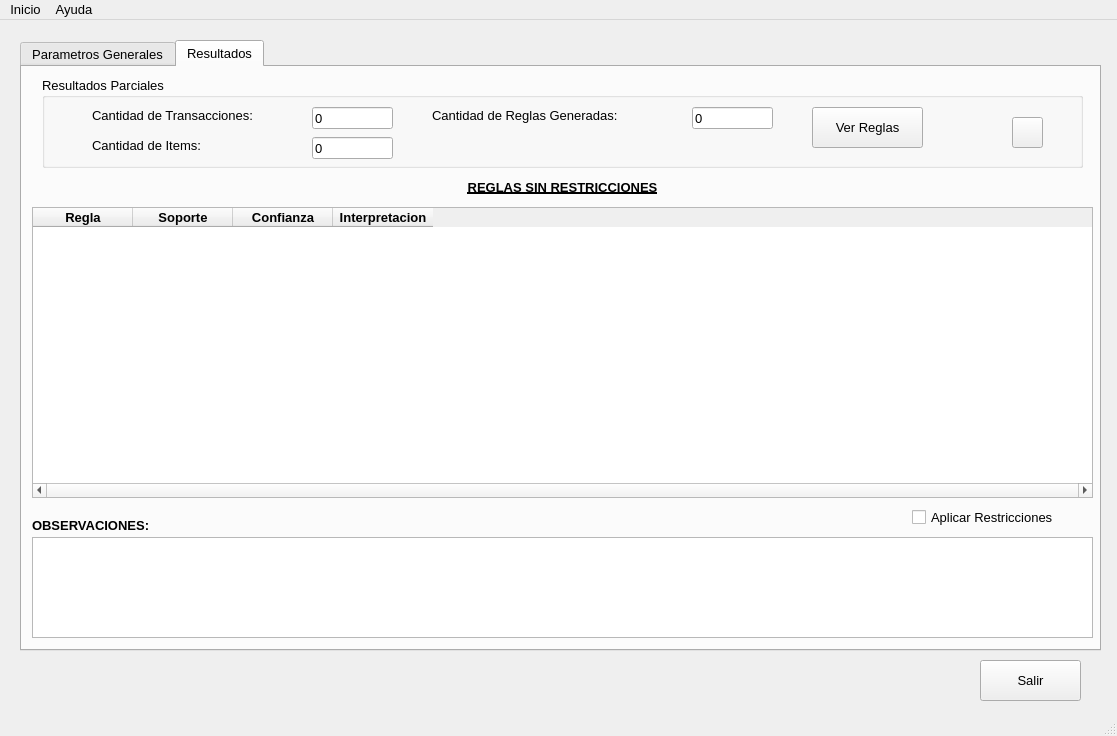
<?xml version="1.0" encoding="UTF-8"?>
<ui version="4.0">
 <class>MainWindow</class>
 <widget class="QMainWindow" name="MainWindow">
  <property name="geometry">
   <rect>
    <x>0</x>
    <y>0</y>
    <width>1117</width>
    <height>736</height>
   </rect>
  </property>
  <property name="sizePolicy">
   <sizepolicy hsizetype="Preferred" vsizetype="Preferred">
    <horstretch>0</horstretch>
    <verstretch>0</verstretch>
   </sizepolicy>
  </property>
  <property name="maximumSize">
   <size>
    <width>1117</width>
    <height>736</height>
   </size>
  </property>
  <property name="windowTitle">
   <string>AppRules</string>
  </property>
  <property name="windowIcon">
   <iconset resource="recursos/imagenes.qrc">
    <normaloff>:/images/regla.png</normaloff>:/images/regla.png</iconset>
  </property>
  <widget class="QWidget" name="centralwidget">
   <widget class="QPushButton" name="btn_salir">
    <property name="geometry">
     <rect>
      <x>980</x>
      <y>640</y>
      <width>101</width>
      <height>41</height>
     </rect>
    </property>
    <property name="font">
     <font>
      <pointsize>10</pointsize>
     </font>
    </property>
    <property name="toolTip">
     <string>&lt;html&gt;&lt;head/&gt;&lt;body&gt;&lt;p&gt;Salir de la Aplicacion&lt;/p&gt;&lt;/body&gt;&lt;/html&gt;</string>
    </property>
    <property name="text">
     <string>Salir</string>
    </property>
   </widget>
   <widget class="QTabWidget" name="tabWidget">
    <property name="geometry">
     <rect>
      <x>20</x>
      <y>20</y>
      <width>1081</width>
      <height>611</height>
     </rect>
    </property>
    <property name="font">
     <font>
      <pointsize>10</pointsize>
     </font>
    </property>
    <property name="currentIndex">
     <number>1</number>
    </property>
    <widget class="QWidget" name="tab">
     <attribute name="title">
      <string>Parametros Generales</string>
     </attribute>
     <widget class="QGroupBox" name="groupBox_3">
      <property name="geometry">
       <rect>
        <x>10</x>
        <y>380</y>
        <width>1031</width>
        <height>91</height>
       </rect>
      </property>
      <property name="title">
       <string>Parametros de Poda</string>
      </property>
      <widget class="QCheckBox" name="cb_soporte">
       <property name="enabled">
        <bool>false</bool>
       </property>
       <property name="geometry">
        <rect>
         <x>40</x>
         <y>40</y>
         <width>101</width>
         <height>20</height>
        </rect>
       </property>
       <property name="text">
        <string>Soporte</string>
       </property>
       <property name="checkable">
        <bool>true</bool>
       </property>
       <property name="checked">
        <bool>true</bool>
       </property>
      </widget>
      <widget class="QCheckBox" name="cb_confianza">
       <property name="enabled">
        <bool>false</bool>
       </property>
       <property name="geometry">
        <rect>
         <x>210</x>
         <y>40</y>
         <width>111</width>
         <height>20</height>
        </rect>
       </property>
       <property name="text">
        <string>Confianza</string>
       </property>
       <property name="checked">
        <bool>true</bool>
       </property>
      </widget>
      <widget class="QCheckBox" name="cb_sustentacion">
       <property name="geometry">
        <rect>
         <x>390</x>
         <y>40</y>
         <width>161</width>
         <height>20</height>
        </rect>
       </property>
       <property name="text">
        <string>Conviccion </string>
       </property>
      </widget>
      <widget class="QCheckBox" name="cb_lift">
       <property name="geometry">
        <rect>
         <x>560</x>
         <y>40</y>
         <width>191</width>
         <height>20</height>
        </rect>
       </property>
       <property name="text">
        <string>Sustentacion (Lift)</string>
       </property>
      </widget>
     </widget>
     <widget class="QGroupBox" name="groupBox_4">
      <property name="geometry">
       <rect>
        <x>10</x>
        <y>230</y>
        <width>1041</width>
        <height>121</height>
       </rect>
      </property>
      <property name="title">
       <string>Restriciones</string>
      </property>
      <widget class="QCheckBox" name="cb_min_consecuentes">
       <property name="geometry">
        <rect>
         <x>80</x>
         <y>70</y>
         <width>221</width>
         <height>20</height>
        </rect>
       </property>
       <property name="text">
        <string>Minimo de Consecuentes:</string>
       </property>
      </widget>
      <widget class="QSpinBox" name="sb_min_consecuentes">
       <property name="enabled">
        <bool>false</bool>
       </property>
       <property name="geometry">
        <rect>
         <x>300</x>
         <y>70</y>
         <width>61</width>
         <height>22</height>
        </rect>
       </property>
       <property name="minimum">
        <number>1</number>
       </property>
       <property name="value">
        <number>1</number>
       </property>
      </widget>
      <widget class="QCheckBox" name="cb_min_antecedentes">
       <property name="geometry">
        <rect>
         <x>80</x>
         <y>30</y>
         <width>231</width>
         <height>20</height>
        </rect>
       </property>
       <property name="text">
        <string>Minimo de Antecedentes:</string>
       </property>
      </widget>
      <widget class="QSpinBox" name="sb_min_antecedentes">
       <property name="enabled">
        <bool>false</bool>
       </property>
       <property name="geometry">
        <rect>
         <x>300</x>
         <y>30</y>
         <width>61</width>
         <height>22</height>
        </rect>
       </property>
       <property name="minimum">
        <number>1</number>
       </property>
       <property name="value">
        <number>1</number>
       </property>
      </widget>
     </widget>
     <widget class="QSpinBox" name="sb_max_consecuentes">
      <property name="enabled">
       <bool>false</bool>
      </property>
      <property name="geometry">
       <rect>
        <x>700</x>
        <y>300</y>
        <width>61</width>
        <height>22</height>
       </rect>
      </property>
      <property name="minimum">
       <number>1</number>
      </property>
      <property name="value">
       <number>5</number>
      </property>
     </widget>
     <widget class="QCheckBox" name="cb_max_antecedentes">
      <property name="geometry">
       <rect>
        <x>480</x>
        <y>260</y>
        <width>231</width>
        <height>20</height>
       </rect>
      </property>
      <property name="text">
       <string>Maximo de Antecedentes:</string>
      </property>
     </widget>
     <widget class="QCheckBox" name="cb_max_consecuentes">
      <property name="geometry">
       <rect>
        <x>480</x>
        <y>300</y>
        <width>221</width>
        <height>20</height>
       </rect>
      </property>
      <property name="text">
       <string>Maximo de Consecuentes:</string>
      </property>
     </widget>
     <widget class="QSpinBox" name="sb_max_antecedentes">
      <property name="enabled">
       <bool>false</bool>
      </property>
      <property name="geometry">
       <rect>
        <x>700</x>
        <y>260</y>
        <width>61</width>
        <height>22</height>
       </rect>
      </property>
      <property name="minimum">
       <number>1</number>
      </property>
      <property name="value">
       <number>5</number>
      </property>
     </widget>
     <widget class="QGroupBox" name="groupBox">
      <property name="geometry">
       <rect>
        <x>10</x>
        <y>20</y>
        <width>1041</width>
        <height>191</height>
       </rect>
      </property>
      <property name="title">
       <string>Parametros</string>
      </property>
      <widget class="QLabel" name="l_archivo">
       <property name="geometry">
        <rect>
         <x>70</x>
         <y>40</y>
         <width>71</width>
         <height>16</height>
        </rect>
       </property>
       <property name="text">
        <string>Archivo:</string>
       </property>
      </widget>
      <widget class="QLabel" name="label_2">
       <property name="geometry">
        <rect>
         <x>280</x>
         <y>80</y>
         <width>121</width>
         <height>16</height>
        </rect>
       </property>
       <property name="text">
        <string>Confianza (%):</string>
       </property>
      </widget>
      <widget class="QLabel" name="l_soporte">
       <property name="geometry">
        <rect>
         <x>70</x>
         <y>80</y>
         <width>101</width>
         <height>20</height>
        </rect>
       </property>
       <property name="text">
        <string>Soporte (%):</string>
       </property>
      </widget>
      <widget class="QDoubleSpinBox" name="dsb_soporte">
       <property name="geometry">
        <rect>
         <x>190</x>
         <y>70</y>
         <width>81</width>
         <height>31</height>
        </rect>
       </property>
       <property name="maximum">
        <double>100.000000000000000</double>
       </property>
       <property name="value">
        <double>30.000000000000000</double>
       </property>
      </widget>
      <widget class="QDoubleSpinBox" name="dsb_confianza">
       <property name="geometry">
        <rect>
         <x>410</x>
         <y>70</y>
         <width>81</width>
         <height>31</height>
        </rect>
       </property>
       <property name="maximum">
        <double>100.000000000000000</double>
       </property>
       <property name="value">
        <double>80.000000000000000</double>
       </property>
      </widget>
      <widget class="QPushButton" name="btn_examinar">
       <property name="geometry">
        <rect>
         <x>720</x>
         <y>30</y>
         <width>101</width>
         <height>31</height>
        </rect>
       </property>
       <property name="text">
        <string>Examinar</string>
       </property>
      </widget>
      <widget class="QLineEdit" name="le_examinar">
       <property name="geometry">
        <rect>
         <x>150</x>
         <y>31</y>
         <width>561</width>
         <height>31</height>
        </rect>
       </property>
       <property name="text">
        <string/>
       </property>
       <property name="placeholderText">
        <string/>
       </property>
      </widget>
      <widget class="Line" name="line">
       <property name="geometry">
        <rect>
         <x>20</x>
         <y>110</y>
         <width>1001</width>
         <height>20</height>
        </rect>
       </property>
       <property name="orientation">
        <enum>Qt::Horizontal</enum>
       </property>
      </widget>
      <widget class="QProgressBar" name="barra_progreso">
       <property name="enabled">
        <bool>true</bool>
       </property>
       <property name="geometry">
        <rect>
         <x>20</x>
         <y>140</y>
         <width>801</width>
         <height>23</height>
        </rect>
       </property>
       <property name="minimum">
        <number>0</number>
       </property>
       <property name="value">
        <number>0</number>
       </property>
       <property name="textVisible">
        <bool>true</bool>
       </property>
      </widget>
     </widget>
     <widget class="QPushButton" name="btn_procesar">
      <property name="geometry">
       <rect>
        <x>940</x>
        <y>520</y>
        <width>101</width>
        <height>41</height>
       </rect>
      </property>
      <property name="text">
       <string>Procesar</string>
      </property>
     </widget>
     <widget class="QPushButton" name="btn_detener">
      <property name="geometry">
       <rect>
        <x>810</x>
        <y>520</y>
        <width>101</width>
        <height>41</height>
       </rect>
      </property>
      <property name="text">
       <string>Detener</string>
      </property>
     </widget>
    </widget>
    <widget class="QWidget" name="tab_3">
     <attribute name="title">
      <string>Resultados</string>
     </attribute>
     <widget class="QGroupBox" name="groupBox_2">
      <property name="geometry">
       <rect>
        <x>20</x>
        <y>10</y>
        <width>1041</width>
        <height>91</height>
       </rect>
      </property>
      <property name="font">
       <font>
        <pointsize>10</pointsize>
       </font>
      </property>
      <property name="title">
       <string>Resultados Parciales</string>
      </property>
      <widget class="QLabel" name="label">
       <property name="geometry">
        <rect>
         <x>50</x>
         <y>30</y>
         <width>201</width>
         <height>16</height>
        </rect>
       </property>
       <property name="font">
        <font>
         <pointsize>10</pointsize>
        </font>
       </property>
       <property name="text">
        <string>Cantidad de Transacciones:</string>
       </property>
      </widget>
      <widget class="QLabel" name="label_3">
       <property name="geometry">
        <rect>
         <x>50</x>
         <y>60</y>
         <width>201</width>
         <height>16</height>
        </rect>
       </property>
       <property name="font">
        <font>
         <pointsize>10</pointsize>
        </font>
       </property>
       <property name="text">
        <string>Cantidad de Items:</string>
       </property>
      </widget>
      <widget class="QLineEdit" name="le_cant_transacciones">
       <property name="enabled">
        <bool>true</bool>
       </property>
       <property name="geometry">
        <rect>
         <x>270</x>
         <y>30</y>
         <width>81</width>
         <height>22</height>
        </rect>
       </property>
       <property name="font">
        <font>
         <pointsize>10</pointsize>
        </font>
       </property>
       <property name="layoutDirection">
        <enum>Qt::LeftToRight</enum>
       </property>
       <property name="text">
        <string>0</string>
       </property>
       <property name="readOnly">
        <bool>true</bool>
       </property>
      </widget>
      <widget class="QLineEdit" name="le_cant_productos">
       <property name="enabled">
        <bool>true</bool>
       </property>
       <property name="geometry">
        <rect>
         <x>270</x>
         <y>60</y>
         <width>81</width>
         <height>22</height>
        </rect>
       </property>
       <property name="font">
        <font>
         <pointsize>10</pointsize>
        </font>
       </property>
       <property name="layoutDirection">
        <enum>Qt::LeftToRight</enum>
       </property>
       <property name="text">
        <string>0</string>
       </property>
       <property name="echoMode">
        <enum>QLineEdit::Normal</enum>
       </property>
       <property name="readOnly">
        <bool>true</bool>
       </property>
       <property name="placeholderText">
        <string/>
       </property>
      </widget>
      <widget class="QPushButton" name="btn_ver_reglas">
       <property name="enabled">
        <bool>true</bool>
       </property>
       <property name="geometry">
        <rect>
         <x>770</x>
         <y>30</y>
         <width>111</width>
         <height>41</height>
        </rect>
       </property>
       <property name="font">
        <font>
         <pointsize>10</pointsize>
        </font>
       </property>
       <property name="mouseTracking">
        <bool>false</bool>
       </property>
       <property name="toolTip">
        <string>&lt;html&gt;&lt;head/&gt;&lt;body&gt;&lt;p&gt;Ver Reglas Generadas&lt;/p&gt;&lt;/body&gt;&lt;/html&gt;</string>
       </property>
       <property name="styleSheet">
        <string notr="true"/>
       </property>
       <property name="inputMethodHints">
        <set>Qt::ImhNone</set>
       </property>
       <property name="text">
        <string>Ver Reglas</string>
       </property>
       <property name="autoDefault">
        <bool>false</bool>
       </property>
       <property name="default">
        <bool>false</bool>
       </property>
       <property name="flat">
        <bool>false</bool>
       </property>
      </widget>
      <widget class="QLabel" name="label_5">
       <property name="geometry">
        <rect>
         <x>390</x>
         <y>30</y>
         <width>241</width>
         <height>16</height>
        </rect>
       </property>
       <property name="font">
        <font>
         <pointsize>10</pointsize>
        </font>
       </property>
       <property name="text">
        <string>Cantidad de Reglas Generadas:</string>
       </property>
      </widget>
      <widget class="QLineEdit" name="le_cant_reglas">
       <property name="enabled">
        <bool>true</bool>
       </property>
       <property name="geometry">
        <rect>
         <x>650</x>
         <y>30</y>
         <width>81</width>
         <height>22</height>
        </rect>
       </property>
       <property name="font">
        <font>
         <pointsize>10</pointsize>
        </font>
       </property>
       <property name="layoutDirection">
        <enum>Qt::LeftToRight</enum>
       </property>
       <property name="text">
        <string>0</string>
       </property>
       <property name="readOnly">
        <bool>true</bool>
       </property>
      </widget>
      <widget class="QPushButton" name="btn_pdf">
       <property name="geometry">
        <rect>
         <x>970</x>
         <y>40</y>
         <width>31</width>
         <height>31</height>
        </rect>
       </property>
       <property name="text">
        <string/>
       </property>
       <property name="icon">
        <iconset resource="recursos/imagenes.qrc">
         <normaloff>:/images/pdf.png</normaloff>:/images/pdf.png</iconset>
       </property>
       <property name="iconSize">
        <size>
         <width>40</width>
         <height>40</height>
        </size>
       </property>
      </widget>
     </widget>
     <widget class="QTableWidget" name="tw_rules">
      <property name="geometry">
       <rect>
        <x>10</x>
        <y>140</y>
        <width>1061</width>
        <height>291</height>
       </rect>
      </property>
      <property name="horizontalScrollBarPolicy">
       <enum>Qt::ScrollBarAlwaysOn</enum>
      </property>
      <property name="columnCount">
       <number>4</number>
      </property>
      <column>
       <property name="text">
        <string>Regla</string>
       </property>
       <property name="font">
        <font>
         <pointsize>10</pointsize>
         <weight>75</weight>
         <bold>true</bold>
        </font>
       </property>
       <property name="foreground">
        <brush brushstyle="SolidPattern">
         <color alpha="255">
          <red>0</red>
          <green>0</green>
          <blue>0</blue>
         </color>
        </brush>
       </property>
      </column>
      <column>
       <property name="text">
        <string>Soporte</string>
       </property>
       <property name="font">
        <font>
         <pointsize>10</pointsize>
         <weight>75</weight>
         <bold>true</bold>
        </font>
       </property>
      </column>
      <column>
       <property name="text">
        <string>Confianza</string>
       </property>
       <property name="font">
        <font>
         <pointsize>10</pointsize>
         <weight>75</weight>
         <bold>true</bold>
        </font>
       </property>
      </column>
      <column>
       <property name="text">
        <string>Interpretacion</string>
       </property>
       <property name="font">
        <font>
         <pointsize>10</pointsize>
         <weight>75</weight>
         <bold>true</bold>
        </font>
       </property>
      </column>
     </widget>
     <widget class="QTextEdit" name="te_observaciones">
      <property name="geometry">
       <rect>
        <x>10</x>
        <y>470</y>
        <width>1061</width>
        <height>101</height>
       </rect>
      </property>
     </widget>
     <widget class="QLabel" name="label_4">
      <property name="geometry">
       <rect>
        <x>10</x>
        <y>450</y>
        <width>201</width>
        <height>16</height>
       </rect>
      </property>
      <property name="font">
       <font>
        <pointsize>10</pointsize>
        <weight>75</weight>
        <bold>true</bold>
       </font>
      </property>
      <property name="text">
       <string>OBSERVACIONES:</string>
      </property>
     </widget>
     <widget class="QCheckBox" name="cb_aplicar_restricc">
      <property name="geometry">
       <rect>
        <x>890</x>
        <y>440</y>
        <width>181</width>
        <height>20</height>
       </rect>
      </property>
      <property name="text">
       <string>Aplicar Restricciones</string>
      </property>
     </widget>
     <widget class="QLabel" name="l_titulo">
      <property name="geometry">
       <rect>
        <x>20</x>
        <y>110</y>
        <width>1041</width>
        <height>20</height>
       </rect>
      </property>
      <property name="font">
       <font>
        <pointsize>10</pointsize>
        <weight>75</weight>
        <italic>false</italic>
        <bold>true</bold>
        <underline>true</underline>
        <strikeout>false</strikeout>
        <kerning>true</kerning>
       </font>
      </property>
      <property name="text">
       <string>REGLAS SIN RESTRICCIONES</string>
      </property>
      <property name="alignment">
       <set>Qt::AlignCenter</set>
      </property>
     </widget>
    </widget>
   </widget>
  </widget>
  <widget class="QMenuBar" name="menubar">
   <property name="geometry">
    <rect>
     <x>0</x>
     <y>0</y>
     <width>1117</width>
     <height>29</height>
    </rect>
   </property>
   <property name="font">
    <font>
     <pointsize>10</pointsize>
    </font>
   </property>
   <widget class="QMenu" name="menuInicio">
    <property name="title">
     <string>Inicio</string>
    </property>
    <addaction name="actionSalir"/>
   </widget>
   <widget class="QMenu" name="menuAyuda">
    <property name="title">
     <string>Ayuda</string>
    </property>
    <addaction name="actionInstrucciones_de_Uso"/>
    <addaction name="separator"/>
    <addaction name="actionAcerca_de"/>
   </widget>
   <addaction name="menuInicio"/>
   <addaction name="menuAyuda"/>
  </widget>
  <widget class="QStatusBar" name="statusbar"/>
  <action name="actionInstrucciones_de_Uso">
   <property name="text">
    <string>Instrucciones de Uso</string>
   </property>
  </action>
  <action name="actionAcerca_de">
   <property name="text">
    <string>Acerca de</string>
   </property>
  </action>
  <action name="actionSalir">
   <property name="text">
    <string>Salir</string>
   </property>
   <property name="font">
    <font>
     <pointsize>10</pointsize>
    </font>
   </property>
  </action>
  <action name="actionDesde_Archivo">
   <property name="text">
    <string>Desde Archivo</string>
   </property>
  </action>
  <action name="actionIngreso_Manual">
   <property name="text">
    <string>Ingreso Manual</string>
   </property>
  </action>
  <action name="actionReset">
   <property name="checkable">
    <bool>false</bool>
   </property>
   <property name="enabled">
    <bool>true</bool>
   </property>
   <property name="text">
    <string>Reset</string>
   </property>
   <property name="font">
    <font>
     <pointsize>10</pointsize>
    </font>
   </property>
  </action>
 </widget>
 <tabstops>
  <tabstop>tabWidget</tabstop>
  <tabstop>le_examinar</tabstop>
  <tabstop>btn_examinar</tabstop>
  <tabstop>dsb_soporte</tabstop>
  <tabstop>dsb_confianza</tabstop>
  <tabstop>cb_min_antecedentes</tabstop>
  <tabstop>sb_min_antecedentes</tabstop>
  <tabstop>cb_max_antecedentes</tabstop>
  <tabstop>sb_max_antecedentes</tabstop>
  <tabstop>cb_min_consecuentes</tabstop>
  <tabstop>sb_min_consecuentes</tabstop>
  <tabstop>cb_max_consecuentes</tabstop>
  <tabstop>sb_max_consecuentes</tabstop>
  <tabstop>cb_soporte</tabstop>
  <tabstop>cb_confianza</tabstop>
  <tabstop>cb_sustentacion</tabstop>
  <tabstop>cb_lift</tabstop>
  <tabstop>btn_procesar</tabstop>
  <tabstop>btn_ver_reglas</tabstop>
  <tabstop>le_cant_transacciones</tabstop>
  <tabstop>le_cant_reglas</tabstop>
  <tabstop>le_cant_productos</tabstop>
  <tabstop>tw_rules</tabstop>
  <tabstop>cb_aplicar_restricc</tabstop>
  <tabstop>te_observaciones</tabstop>
  <tabstop>btn_salir</tabstop>
  <tabstop>btn_detener</tabstop>
 </tabstops>
 <resources>
  <include location="recursos/imagenes.qrc"/>
 </resources>
 <connections>
  <connection>
   <sender>btn_salir</sender>
   <signal>clicked()</signal>
   <receiver>MainWindow</receiver>
   <slot>close()</slot>
   <hints>
    <hint type="sourcelabel">
     <x>980</x>
     <y>669</y>
    </hint>
    <hint type="destinationlabel">
     <x>355</x>
     <y>317</y>
    </hint>
   </hints>
  </connection>
  <connection>
   <sender>actionSalir</sender>
   <signal>triggered()</signal>
   <receiver>MainWindow</receiver>
   <slot>close()</slot>
   <hints>
    <hint type="sourcelabel">
     <x>-1</x>
     <y>-1</y>
    </hint>
    <hint type="destinationlabel">
     <x>355</x>
     <y>317</y>
    </hint>
   </hints>
  </connection>
 </connections>
</ui>
